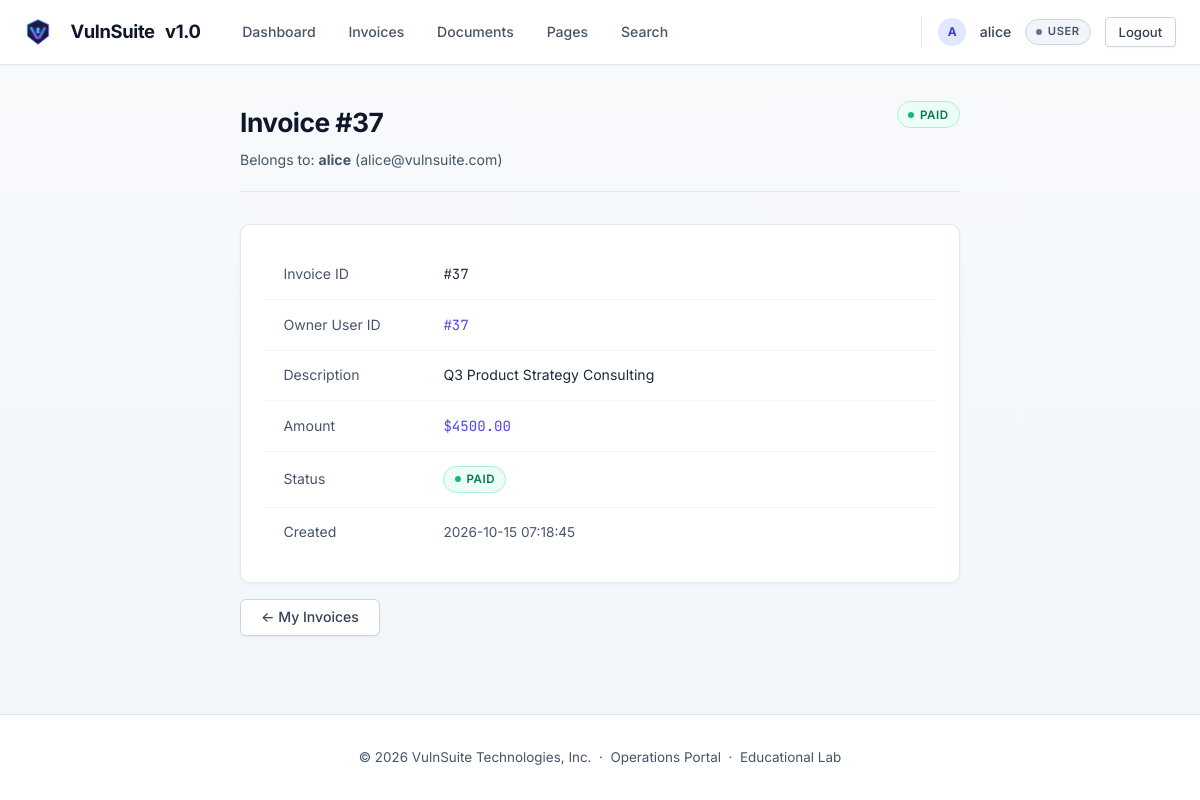
The app's page /invoice/37 (signed in) with its own data.
### tables this page shows
CREATE TABLE users (
        id          INTEGER PRIMARY KEY AUTOINCREMENT,
        username    TEXT UNIQUE NOT NULL,
        email       TEXT UNIQUE NOT NULL,
        password    TEXT NOT NULL,
        role        TEXT NOT NULL DEFAULT 'user',
        bio         TEXT DEFAULT '',
        website     TEXT DEFAULT '',
        created_at  TEXT DEFAULT (datetime('now'))
    );

CREATE TABLE invoices (
        id          INTEGER PRIMARY KEY AUTOINCREMENT,
        user_id     INTEGER NOT NULL,
        amount      REAL NOT NULL,
        description TEXT NOT NULL,
        status      TEXT DEFAULT 'pending',
        discount_redeemed INTEGER DEFAULT 0,
        created_at  TEXT DEFAULT (datetime('now')),
        FOREIGN KEY (user_id) REFERENCES users(id)
    );

### routes/invoice_routes.py (the view)
@invoice_bp.route("/invoice/<int:invoice_id>")
@login_required
def view_invoice(invoice_id):
    user    = current_user()
    db      = get_db()
    invoice = db.execute("SELECT * FROM invoices WHERE id=?", (invoice_id,)).fetchone()
    if not invoice:
        abort(404)
    if not current_app.config["VULN_IDOR"]:
        if invoice["user_id"] != user["id"] and user["role"] not in ("support-admin", "super-admin"):
            abort(403)
    else:
        if invoice["user_id"] != user["id"] and user["role"] not in ("support-admin", "super-admin"):
            import hashlib as _hl
            _expected = _hl.md5(str(invoice_id).encode()).hexdigest()[:8]
            if request.args.get("token", "") != _expected:
                abort(403)
    import hashlib as _hl
    token = _hl.md5(str(invoice_id).encode()).hexdigest()[:8]
    owner = db.execute("SELECT username, email FROM users WHERE id=?",
                       (invoice["user_id"],)).fetchone()
    return render_template("invoice/view_invoice.html",
                           invoice=invoice, owner=owner, token=token)

### auth.py (called while the page is built)
def current_user():
    return {
        "id":       session.get("user_id"),
        "username": session.get("username"),
        "role":     session.get("role"),
    } if "user_id" in session else None

def login_required(f):
    @wraps(f)
    def decorated(*args, **kwargs):
        if not current_user():
            return redirect(url_for("auth.login"))
        return f(*args, **kwargs)
    return decorated

### db.py (called while the page is built)
def get_db():
    if "db" not in g:
        db_path = current_app.config["DATABASE"]
        g.db = sqlite3.connect(db_path, detect_types=sqlite3.PARSE_DECLTYPES,
                               timeout=10)
        g.db.row_factory = sqlite3.Row
        g.db.execute("PRAGMA busy_timeout = 8000")
    return g.db

### templates/invoice/view_invoice.html (shortened to what this page needs)
{% extends "base.html" %}
{% block content %}
<div style="max-width:720px;margin:0 auto;">
  <div class="page-header">
    <div>
      <h1 class="page-title">Invoice #{{ invoice['id'] }}</h1>
      <p class="page-sub">Belongs to: <strong>{{ owner['username'] }}</strong> ({{ owner['email'] }})</p>
    </div>
    <span class="status-pill status-{{ invoice['status'] }}">{{ invoice['status'] }}</span>
  </div>
  <div class="card">
    <table>
      <tbody>
        <tr>
          <td style="width:160px;color:var(--text-muted);">Invoice ID</td>
          <td class="mono">#{{ invoice['id'] }}</td>
        </tr>
        <tr>
          <td style="color:var(--text-muted);">Owner User ID</td>
          <td class="mono">
            <a href="{{ url_for('invoice.view_user_record', user_id=invoice['user_id']) }}">
              #{{ invoice['user_id'] }}
            </a>
          </td>
        </tr>
        <tr>
          <td style="color:var(--text-muted);">Description</td>
          <td>{{ invoice['description'] }}</td>
        </tr>
        <tr>
          <td style="color:var(--text-muted);">Amount</td>
          <td class="mono" style="color:var(--accent);">${{ "%.2f"|format(invoice['amount']) }}</td>
        </tr>
        <tr>
          <td style="color:var(--text-muted);">Status</td>
          <td><span class="status-pill status-{{ invoice['status'] }}">{{ invoice['status'] }}</span></td>
        </tr>
        <tr>
          <td style="color:var(--text-muted);">Created</td>
          <td class="text-muted" style="font-size:0.85rem;">{{ invoice['created_at'] }}</td>
        </tr>
      </tbody>
    </table>
  </div>
  <div class="mt-2">
    <a href="{{ url_for('invoice.my_invoices') }}" class="btn btn-ghost">← My Invoices</a>
  </div>
</div>
{% endblock %}

### templates/base.html (shortened to what this page needs)
<!DOCTYPE html>
<html lang="en">
<head>
  <link rel="stylesheet" href="{{ url_for('static', filename='css/main.css') }}" />
</head>
<body>
  <nav class="navbar">
    <div class="nav-inner">
      <a href="{{ url_for('index') }}" class="nav-brand">
        <img src="{{ url_for('static', filename='img/logo.svg') }}" alt="VulnSuite Logo" class="brand-logo" width="28" height="28" style="vertical-align: middle; margin-right: 8px;" />
        <span class="brand-name">VulnSuite</span>
        <span class="brand-pill">v1.0</span>
      </a>
      {% if current_user %}
      <div class="nav-links">
        <a href="{{ url_for('profile.dashboard') }}"   class="nav-link">Dashboard</a>
        <a href="{{ url_for('invoice.my_invoices') }}" class="nav-link">Invoices</a>
        <a href="{{ url_for('document.view_document') }}" class="nav-link">Documents</a>
        <a href="{{ url_for('page.render_page') }}"    class="nav-link">Pages</a>
        <a href="{{ url_for('extra.search_invoices') }}" class="nav-link">Search</a>
      </div>
      <div class="nav-user">
        <span class="user-avatar" style="width:28px;height:28px;border-radius:50%;background:#e0e7ff;color:#4338ca;display:inline-flex;align-items:center;justify-content:center;font-weight:700;font-size:0.75rem;">{{ current_user.username[:1].upper() }}</span>
        <span class="nav-username">{{ current_user.username }}</span>
        <span class="role-badge role-{{ current_user.role | replace('-','_') }}">{{ current_user.role }}</span>
        <a href="{{ url_for('auth.logout') }}" class="btn btn-sm btn-ghost">Logout</a>
      </div>
      {% else %}
      <div class="nav-links">
        <a href="{{ url_for('auth.login') }}"    class="btn btn-sm btn-primary">Login</a>
        <a href="{{ url_for('auth.register') }}" class="btn btn-sm btn-ghost">Register</a>
      </div>
      {% endif %}
    </div>
  </nav>
  <main class="main-content">
    {% block content %}{% endblock %}
  </main>
  <footer class="site-footer">
    <p>© 2026 VulnSuite Technologies, Inc. &nbsp;·&nbsp; Operations Portal &nbsp;·&nbsp; <span class="footer-badge">Educational Lab</span></p>
  </footer>
</body>
</html>

### records on screen
users: username "alice", role "USER", email "alice@vulnsuite.com"
invoices: id "37", status "PAID", user_id "37", description "Q3 Product Strategy Consulting", amount "4500.00", created_at "2026-10-15 07:18:45"

### other values on screen
{{ current_user.username[:1].upper() }} "A"
